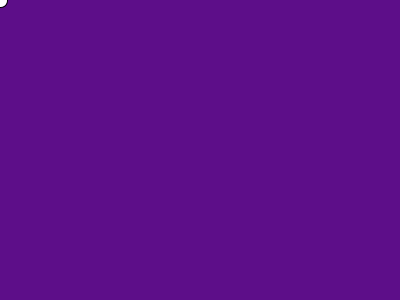
Frame 1 (no input)
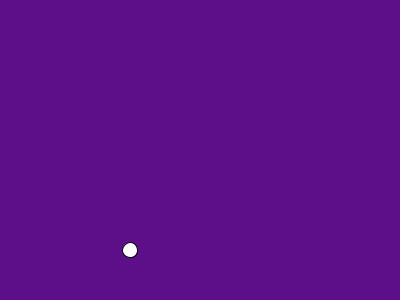
Frame 60 (the mouse pressed at the canvas centre just before this capture)
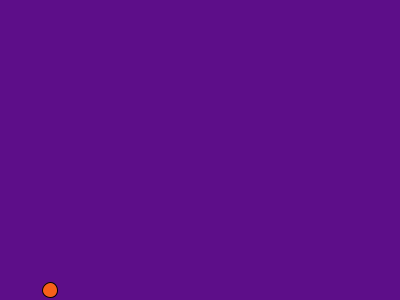
Frame 120 (the mouse held since frame 60 and released just before this capture)

The Processing sketch that drew these frames (run headless with seeded random() and noise(); from frame 60 on, the mouse is pressed at the canvas centre):

// Processing sketch: processing_83193
// ── processing_83193.pde

float xPosition = 0;
float xSpeed = 50;
float yPosition = 0;
float ySpeed = 50;
float radius =15;

void setup() {   //Static things, such as background

  size(400, 300);
  background(93, 14, 137);
}

void draw() {   
  // Stuff that happens over and over again, moving etc
  background(93, 14, 137);
  rectMode(CENTER);
  rect(mouseX,3503,100,30);
  if (mousePressed)   {
  fill(247, 96, 25);
  } else {       // <-- causes the ellipse to change colour depending on mousepress
    fill(255);
  }
  // <-- play with this  ! = if not pressed
      //background(93, 14, 137);        // resets the background - delete to leave pattern

  ellipse(xPosition, yPosition, 15, 15);    // x/y/height/width
  xPosition = xPosition + xSpeed;      // the speed of how it travels left to right
  yPosition = yPosition + ySpeed;

  if (yPosition+radius>height) {
    ySpeed = -10;
  }
  if (xPosition+radius>width) {                 // if xpostion is greater than width it will reset)
    xSpeed = -10;                     // xPosition = 0; <-- makes it repeat
  }

  else if (xPosition<radius) {             //this makes it bounce back and forth using the -20 and 20

      xSpeed = 10;
  }
  else if (yPosition<radius) {
    ySpeed = 10;
  }
  
  
}
